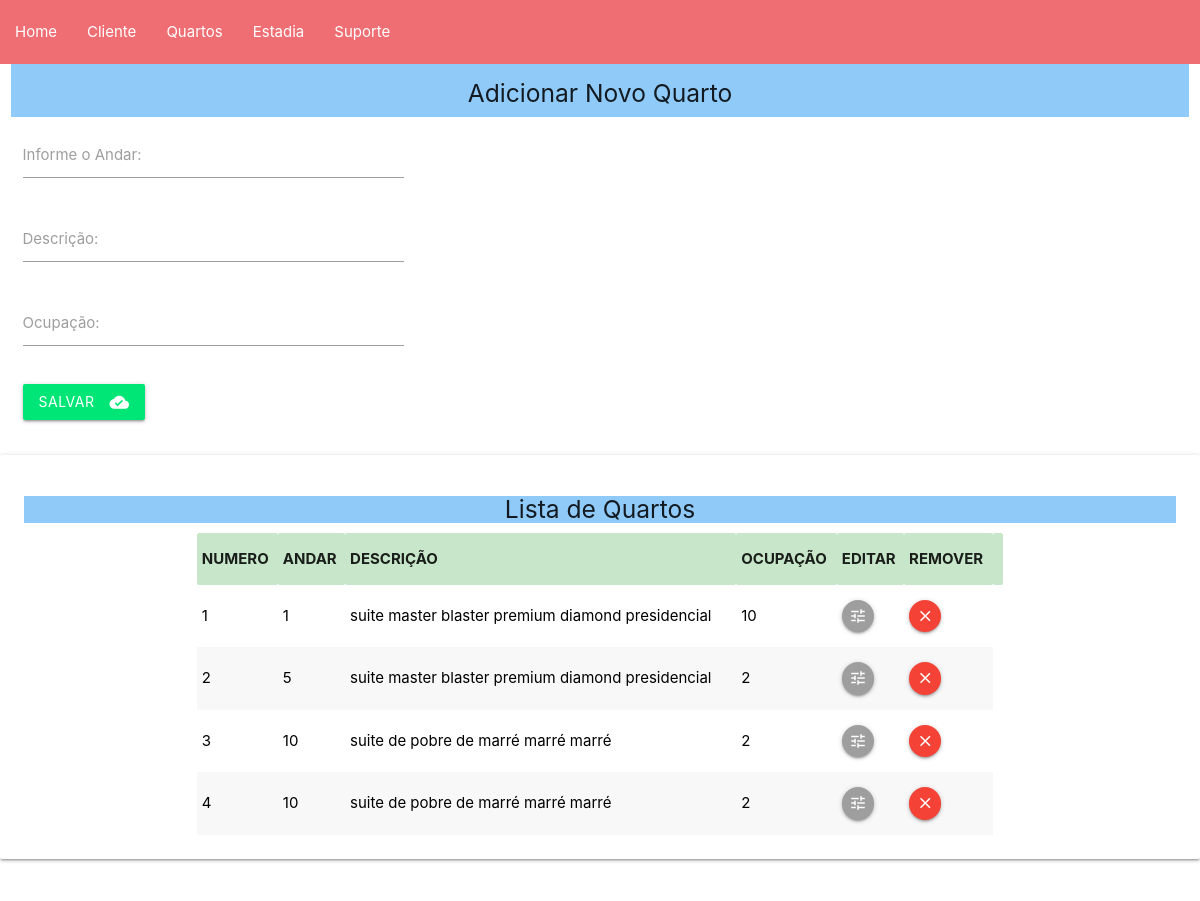
The app's page /frmQuartos.php with its own data.
### tables this page shows
CREATE TABLE `quarto` (
  `numero` int(5) NOT NULL,
  `andar` int(2) NOT NULL,
  `descquarto` varchar(50) NOT NULL,
  `valor` tinyint(1) NOT NULL,
  `ocupmax` int(1) NOT NULL
);

### frmQuartos.php (the view, shortened to what this page needs)
<?php
    $pdo = Conexao::conectar();
    $sql = 'SELECT * FROM quarto ORDER BY numero;';
    $listaQuartos = $pdo->query($sql);
?>
<!doctype html>
<html class="no-js" lang="zxx">
<head>
<link rel="stylesheet" href="https://cdnjs.cloudflare.com/ajax/libs/materialize/1.0.0/css/materialize.min.css">
</head>
<body>
    <header>
        <div class="header-area ">
            <div id="sticky-header" class="main-header-area">
                <div class="container-fluid p-0">
                    <div class="row align-items-center no-gutters">
                        <div class="col-xl-5 col-lg-6">
                            <div class="main-menu  d-none d-lg-block">
                                <nav>
                                    <ul id="navigation">
                                        <li><a href="home.php">Home</a></li>
                                        <li><a href="cliente.php">Cliente</a></li>
                                        <li><a href="frmQuartos.php">Quartos</a></li>
                                        <li><a href="estadia.php">Estadia</a></li>
                                        <li><a href="servico.php">Suporte</a></li>
                                    </ul>
                                </nav>
                            </div>
                        </div>
    <div class="about_area">
    <button" id="btnSalvar">
    <div class="container white col s12">
    <div style="width:100%">
    <div class="blue lighten-3 col s12">
     <h5 class="Dark Gray "  style="width:100%"  border="0" cellspacing="0" cellpadding="0" align="center">Adicionar Novo Quarto</h5>
        </div>
        <div class="row">
            <form action="insQua.php" method="POST"  name="frmQuartos" class="col s12">
                <div class="input-field col s8">
                    <label for="lblAndar">Informe o Andar: </label>
                    <input style="width:50%" type="number" class="form-control" id="txtAndar" name="txtAndar">
                </div>
                <div class="input-field col s8">
                    <label for="lbldesc">Descrição: </label>
                    <input style="width:50%" type="text" class="form-control" id="txtDesc" name="txtDesc">
                </div>
                <div class="input-field col s8">
                    <label for="lblOcup">Ocupação: </label>
                    <input style="width:50%"  type="number" class="form-control" id="txtOcup" name="txtOcup">
                </div>
                  <div class="input-field col s8">
                  <button class="waves-effect green accent-3 waves-light btn" type="submit" id="btnSalvar">
                Salvar <i class="material-icons right">cloud_done</i>
                    </button>
            </form>
        </div>
    </div>
</body>
<div class="about_area">
<div class="header-area ">
            <div id="sticky-header" class="main-header-area">
                <div class="container-fluid p-0">
                    <div class="row align-items-center no-gutters">
                        <div class="col-xl-5 col-lg-6">
<div class="card-panel teal white">
<h5 class="blue lighten-3" style="width:100%"  border="0" cellspacing="0" cellpadding="0" align="center" > Lista de Quartos
</h5>
<table  class="striped" style="width:70%" border="0" cellspacing="0" cellpadding="0" align="center">
<tr class = "green lighten-4" class="orange darken-1">
        <th>NUMERO</th>
        <th>ANDAR</th>
        <th>DESCRIÇÃO</th>
        <th>OCUPAÇÃO</th>
        <th>EDITAR</th>
        <th>REMOVER</th>
        <th colspan="2"></th>
    </tr>
    <?php
        foreach ($listaQuartos as $quartos){
    ?>
            <tr class="black-text text-light-blue-accent-4">
                <td><?php echo $quartos['numero']; ?></td>
                <td><?php echo $quartos['andar']; ?></td>
                <td><?php echo $quartos['descquarto']; ?></td>
                <td><?php echo $quartos['ocupmax']; ?></td>
                <td> <a class="btn-floating btn-small waves-effect grey"
                               onclick="javaScript:location.href='frmEditQua.php?numero=' +
                               <?php echo $quartos['numero']; ?>">
                               <i class="material-icons">tune</i></a>
                </td>
                <td> <a class="btn-floating btn-small waves-effect red"
                               onclick="javaScript:location.href='frmRemQua.php?numero=' +
                               <?php echo $quartos['numero']; ?>">
                               <i class="material-icons">close</i></a>
                </td>
            </tr>
    <?php
        }
    ?>
</table>
</body>
</html>

### records on screen
quarto: numero "1", andar "1", descquarto "suite master blaster premium diamond presidencial", ocupmax "10"
quarto: numero "2", andar "5", descquarto "suite master blaster premium diamond presidencial", ocupmax "2"
quarto: numero "3", andar "10", descquarto "suite de pobre de marré marré marré", ocupmax "2"
quarto: numero "4", andar "10", descquarto "suite de pobre de marré marré marré", ocupmax "2"
